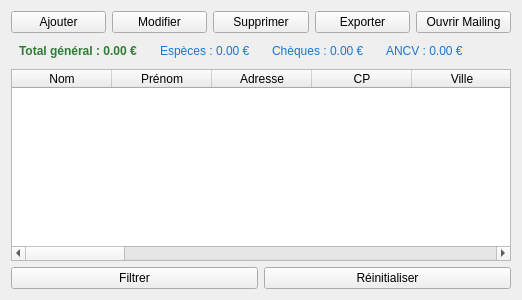
<?xml version="1.0" encoding="UTF-8"?>
<ui version="4.0">
 <class>MembersTab</class>
 <widget class="QWidget" name="MembersTab">
  <layout class="QVBoxLayout" name="verticalLayout">
   <item>
    <layout class="QHBoxLayout" name="horizontalLayoutTop">
     <item><widget class="QPushButton" name="buttonAddMember"><property name="text"><string>Ajouter</string></property></widget></item>
     <item><widget class="QPushButton" name="buttonEditMember"><property name="text"><string>Modifier</string></property></widget></item>
     <item><widget class="QPushButton" name="buttonDeleteMember"><property name="text"><string>Supprimer</string></property></widget></item>
     <item><widget class="QPushButton" name="buttonExportMembers"><property name="text"><string>Exporter</string></property></widget></item>
     <item><widget class="QPushButton" name="buttonMailing"><property name="text"><string>Ouvrir Mailing</string></property></widget></item>
    </layout>
   </item>
   <item>
    <layout class="QHBoxLayout" name="horizontalLayoutSummary">
     <item>
      <widget class="QLabel" name="labelTotalAmount">
       <property name="text"><string>Total général : 0.00 €</string></property>
       <property name="styleSheet"><string>QLabel { font-weight: bold; color: #2E7D32; padding: 5px; }</string></property>
      </widget>
     </item>
     <item>
      <widget class="QLabel" name="labelCashAmount">
       <property name="text"><string>Espèces : 0.00 €</string></property>
       <property name="styleSheet"><string>QLabel { padding: 5px; color: #1976D2; }</string></property>
      </widget>
     </item>
     <item>
      <widget class="QLabel" name="labelChecksAmount">
       <property name="text"><string>Chèques : 0.00 €</string></property>
       <property name="styleSheet"><string>QLabel { padding: 5px; color: #1976D2; }</string></property>
      </widget>
     </item>
     <item>
      <widget class="QLabel" name="labelAncvAmount">
       <property name="text"><string>ANCV : 0.00 €</string></property>
       <property name="styleSheet"><string>QLabel { padding: 5px; color: #1976D2; }</string></property>
      </widget>
     </item>
     <item>
      <spacer name="horizontalSpacer">
       <property name="orientation"><enum>Qt::Horizontal</enum></property>
       <property name="sizeHint" stdset="0"><size><width>40</width><height>20</height></size></property>
      </spacer>
     </item>
    </layout>
   </item>
   <item>
    <widget class="QTableWidget" name="tableMembers">
     <column>
      <property name="text"><string>Nom</string></property>
     </column>
     <column>
      <property name="text"><string>Prénom</string></property>
     </column>
     <column>
      <property name="text"><string>Adresse</string></property>
     </column>
     <column>
      <property name="text"><string>CP</string></property>
     </column>
     <column>
      <property name="text"><string>Ville</string></property>
     </column>
     <column>
      <property name="text"><string>Tél</string></property>
     </column>
     <column>
      <property name="text"><string>Mail</string></property>
     </column>
     <column>
      <property name="text"><string>Date naissance</string></property>
     </column>
     <column>
      <property name="text"><string>RGPD</string></property>
     </column>
     <column>
      <property name="text"><string>Droit image</string></property>
     </column>
     <column>
      <property name="text"><string>Espèce</string></property>
     </column>
     <column>
      <property name="text"><string>Chèque 1</string></property>
     </column>
     <column>
      <property name="text"><string>Chèque 2</string></property>
     </column>
     <column>
      <property name="text"><string>Chèque 3</string></property>
     </column>
     <column>
      <property name="text"><string>ANCV</string></property>
     </column>
     <column>
      <property name="text"><string>Total</string></property>
     </column>
     <column>
      <property name="text"><string>Club MJC</string></property>
     </column>
     <column>
      <property name="text"><string>Autres clubs MJC</string></property>
     </column>
     <column>
      <property name="text"><string>Statut cotisation</string></property>
     </column>
    </widget>
   </item>
   <item>
    <layout class="QHBoxLayout" name="horizontalLayoutFilter">
     <item><widget class="QPushButton" name="buttonFilter"><property name="text"><string>Filtrer</string></property></widget></item>
     <item><widget class="QPushButton" name="buttonResetFilter"><property name="text"><string>Réinitialiser</string></property></widget></item>
    </layout>
   </item>
  </layout>
 </widget>
 <resources/>
 <connections/>
</ui>
